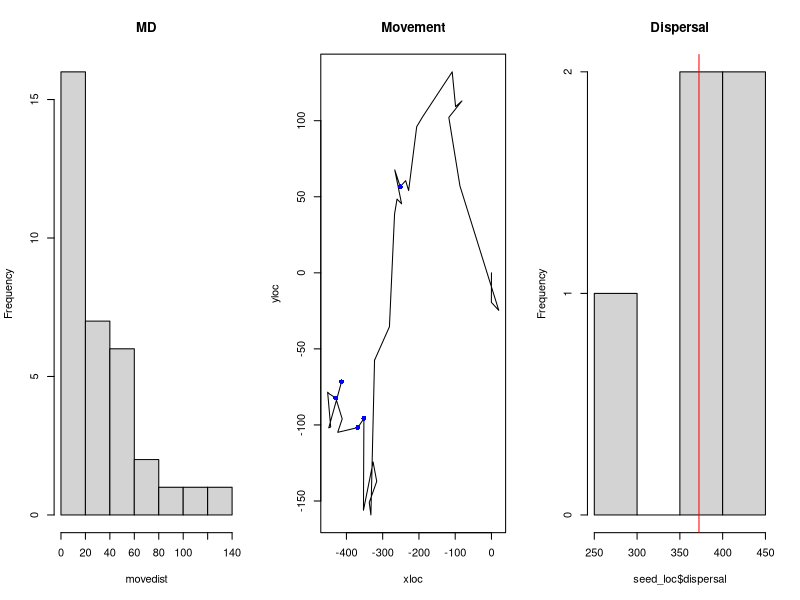

Here is the R script that generated this plot: (Note: this script raises an error after producing the figure.)


# how many seeds each bird gets on a simulation run, which is equivalent to how many fruits in a foraging session in the same tree

# nseeds <- round(runif(1, 3, 6))
nseeds <- 5

# Sample a random Gut Retention Time for each one of the seeds
grt_tt <- round(rgamma(nseeds, shape = 4, scale = 5) + 8)

# Maximum gut retention time determines the simulation time
tt <- max(grt_tt)

movrate <- 28

# Sample movement distances from an exponential distribution. These are the lengths that the animal moves at each time step in minutes.
movedist <- rexp(tt, 1/movrate)

# Movement algorithm for this random walk. Sample a random angle of movement from a uniform distribution. Determine the movement in x and y, the animal's trajectory is the cumulative sum of those. We are not imposing any limits to the area of movement.
angle <- runif(tt, min = 0, max = 360)
distx <- movedist*cos(angle)
xloc <- c(0, cumsum(distx))
disty <- movedist*sin(angle)
yloc <- c(0, cumsum(disty))
animalTraj <- data.frame(time = 0:tt, xloc = xloc, yloc = yloc)

# Determine where the seeds are dropped based on the animal's location.
seed_loc <- data.frame(seed_id = 1:nseeds, time = grt_tt)
seed_loc <- merge(animalTraj, seed_loc, by = "time")
seed_loc$dispersal <- sqrt(seed_loc$xloc^2 + seed_loc$yloc^2)

outsim <- list(lengths = movedist,
               movement = animalTraj,
              seed = seed_loc)

# Calculate the mean location of seeds
x_m <- mean(outsim$seed$xloc)
y_m <- mean(outsim$seed$yloc)
mean_dispersal <- mean(outsim$seed$dispersal)
se_dispersal <- sd(outsim$seed$dispersal)/sqrt(length(outsim$seed$dispersal))

# Calculate seed dispersion
xi <- (x_m - outsim$seed$xloc)^2
yi <- (y_m - outsim$seed$yloc)^2
seed_dispersion <- sum(sqrt(xi + yi))/length(outsim$seed$time)


par(mfrow = c(1,3))
hist(movedist, main = "MD")
plot(x = xloc, y = yloc, type = "l", main = "Movement")
points(x = seed_loc$xloc, y = seed_loc$yloc, col = "blue", pch = 16)
hist(seed_loc$dispersal, main = "Dispersal")
abline(v = mean_dispersal, col = "red")


###### Make function to run multiple simulations of this


sim_run <- function(movrate){

  nseeds <- 5
  grt_tt <- round(rgamma(nseeds, shape = 4, scale = 5) + 8)
  tt <- max(grt_tt)

  movedist <- rexp(tt, 1/movrate)

  angle <- runif(tt, min = 0, max = 360)
  distx <- movedist*cos(angle)
  xloc <- c(0, cumsum(distx))
  disty <- movedist*sin(angle)
  yloc <- c(0, cumsum(disty))
  animalTraj <- data.frame(time = 0:tt, xloc = xloc, yloc = yloc)

  seed_loc <- data.frame(seed_id = 1:nseeds, time = grt_tt)
  seed_loc <- merge(animalTraj, seed_loc, by = "time")
  seed_loc$dispersal <- sqrt(seed_loc$xloc^2 + seed_loc$yloc^2)

  x_m <- mean(seed_loc$xloc)
  y_m <- mean(seed_loc$yloc)
  mean_xy_dispersal <- sqrt((x_m^2) + (y_m^2))
  mean_dispersal <- mean(seed_loc$dispersal)
  se_dispersal <- sd(seed_loc$dispersal)/sqrt(length(seed_loc$dispersal))

  # Calculate seed dispersion
  xi <- (x_m - seed_loc$xloc)^2
  yi <- (y_m - seed_loc$yloc)^2
  seed_dispersion <- sum(sqrt(xi + yi))/length(seed_loc$time)

  outsim <- list(lengths = movedist,
                 movement = animalTraj,
                 seed = seed_loc,
                 mean_xy_dispersal = mean_xy_dispersal,
                 mean_dispersal = mean_dispersal,
                 se_dispersal = se_dispersal,
                 seed_dispersion = seed_dispersion)

  return(outsim)
}


onerun <- sim_run(28)

############# Simulations for the population

library(dplyr)
library(purrr)
library(ggplot2)
library(purrr)
library(cowplot)

set.seed(27)

data(ptpl)

null_moverate <- data.frame(Bird_ID = unique(ptpl$Bird_ID), movrate = mean(ptpl$mpm))

indiv_moverate <- ptpl %>%
  group_by(Bird_ID) %>%
  summarise(movrate = mean(mpm))

fam_moverate <- ptpl %>%
  group_by(fam_g) %>%
  summarise(movrate = mean(mpm))

ids <- ptpl %>% distinct(., Bird_ID, fam_g)

#### Null model
# Assume all individuals share the same movement rate, which is the average movement rate for all data points

# Run 10,000 simulation runs per individual or family group

nruns <- 10000

null_dispersal <- NULL
null_dispersion <- NULL
for(j in 1:length(null_moverate$Bird_ID)){
  moverate <- null_moverate$movrate[j]

  manysims <- vector("list", nruns)
  for(i in 1:length(manysims)){
    manysims[[i]] <- sim_run(moverate)
    manysims[[i]]$sim_run <- paste("sim_", i)
  }

  dispersal <- map_df(manysims, "seed")$dispersal
  id <- null_moverate$Bird_ID[j]
  mean_xy_dispersal <- map_dbl(manysims, "mean_xy_dispersal")
  mean_dispersal <- map_dbl(manysims, "mean_dispersal")
  se_dispersal <- map_dbl(manysims, "se_dispersal")
  seed_dispersion <- map_dbl(manysims, "seed_dispersion")

  out <- data.frame(dispersal = dispersal, id = id)
  null_dispersal <- rbind.data.frame(null_dispersal, out)

  out2 <- data.frame(id = id,
                     mean_xy_dispersal = mean_xy_dispersal,
                     mean_dispersal = mean_dispersal,
                     se_dispersal = se_dispersal,
                     seed_dispersion = seed_dispersion)
  null_dispersion <- rbind.data.frame(null_dispersion, out2)

}

# Plots
plot_grid(
  null_dispersal %>%
    ggplot(., aes(x = dispersal)) +
    geom_histogram(),
  plot_grid(null_dispersion %>%
            ggplot(., aes(y = mean_dispersal)) +
            geom_boxplot(),
          null_dispersion %>%
            ggplot(., aes(y = seed_dispersion)) +
            geom_boxplot()), nrow = 2)


### Individual simulation

indiv_dispersal <- NULL
indiv_dispersion <- NULL
for(j in 1:length(indiv_moverate$Bird_ID)){
  moverate <- indiv_moverate$movrate[j]

  manysims <- vector("list", nruns)
  for(i in 1:length(manysims)){
    manysims[[i]] <- sim_run(moverate)
    manysims[[i]]$sim_run <- paste("sim_", i)
  }

  dispersal <- map_df(manysims, "seed")$dispersal
  id <- indiv_moverate$Bird_ID[j]
  mean_xy_dispersal <- map_dbl(manysims, "mean_xy_dispersal")
  mean_dispersal <- map_dbl(manysims, "mean_dispersal")
  se_dispersal <- map_dbl(manysims, "se_dispersal")
  seed_dispersion <- map_dbl(manysims, "seed_dispersion")

  out <- data.frame(dispersal = dispersal, id = id)
  indiv_dispersal <- rbind.data.frame(indiv_dispersal, out)

  out2 <- data.frame(id = id,
                     mean_xy_dispersal = mean_xy_dispersal,
                     mean_dispersal = mean_dispersal,
                     se_dispersal = se_dispersal,
                     seed_dispersion = seed_dispersion)
  indiv_dispersion <- rbind.data.frame(indiv_dispersion, out2)

}

# plots
plot_grid(indiv_dispersal %>%
            ggplot(., aes(x = dispersal)) +
            geom_histogram(),
          plot_grid(indiv_dispersion %>%
                      ggplot(., aes(y = mean_dispersal)) +
                      geom_boxplot(),
                    indiv_dispersion %>%
                      ggplot(., aes(y = seed_dispersion)) +
                      geom_boxplot()), nrow = 2)



### Social or Family group simulation

fam_dispersal <- NULL
fam_dispersion <- NULL
for(j in 1:length(fam_moverate$fam_g)){
  moverate <- fam_moverate$movrate[j]

  manysims <- vector("list", nruns)
  for(i in 1:length(manysims)){
    manysims[[i]] <- sim_run(moverate)
    manysims[[i]]$sim_run <- paste("sim_", i)
  }

  dispersal <- map_df(manysims, "seed")$dispersal
  id <- fam_moverate$fam_g[j]
  mean_xy_dispersal <- map_dbl(manysims, "mean_xy_dispersal")
  mean_dispersal <- map_dbl(manysims, "mean_dispersal")
  se_dispersal <- map_dbl(manysims, "se_dispersal")
  seed_dispersion <- map_dbl(manysims, "seed_dispersion")

  out <- data.frame(dispersal = dispersal, id = id)
  fam_dispersal <- rbind.data.frame(fam_dispersal, out)

  out2 <- data.frame(id = id,
                     mean_xy_dispersal = mean_xy_dispersal,
                     mean_dispersal = mean_dispersal,
                     se_dispersal = se_dispersal,
                     seed_dispersion = seed_dispersion)
  fam_dispersion <- rbind.data.frame(fam_dispersion, out2)

}

# Plots
plot_grid(
  fam_dispersal %>%
    ggplot(., aes(x = dispersal)) +
    geom_histogram(),
  plot_grid(fam_dispersion %>%
            ggplot(., aes(y = mean_dispersal)) +
            geom_boxplot(),
          fam_dispersion %>%
            ggplot(., aes(y = seed_dispersion)) +
            geom_boxplot()), nrow = 2)

save.image(file = "paper/simple_exp_runs.RData")
